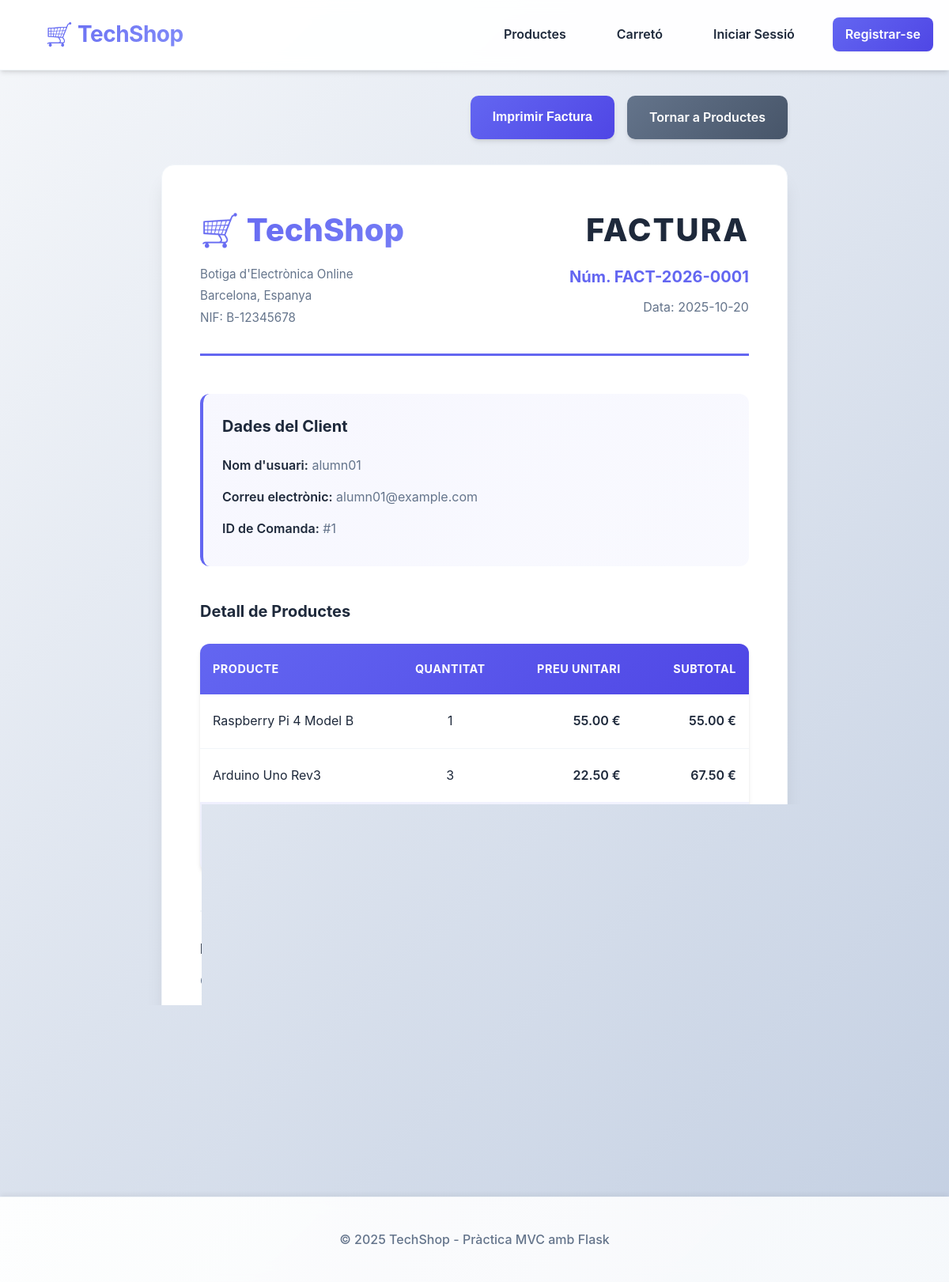
The app's page /invoice/1 with its own data.
### tables this page shows
CREATE TABLE "Order" (
    id INTEGER PRIMARY KEY AUTOINCREMENT,
    total DECIMAL(10,2) NOT NULL CHECK(total >= 0),
    created_at DATETIME NOT NULL DEFAULT (datetime('now')),
    user_id INTEGER NOT NULL,
    FOREIGN KEY(user_id) REFERENCES UserAccount(id) ON DELETE CASCADE
);

CREATE TABLE UserAccount (
    id INTEGER PRIMARY KEY AUTOINCREMENT,
    username VARCHAR(20) NOT NULL UNIQUE CHECK(length(username) BETWEEN 4 AND 20),
    password_hash VARCHAR(60) NOT NULL,
    email VARCHAR(100) NOT NULL UNIQUE,
    created_at DATETIME NOT NULL DEFAULT (datetime('now'))
);

CREATE TABLE Product (
    id INTEGER PRIMARY KEY AUTOINCREMENT,
    name VARCHAR(100) NOT NULL,
    price DECIMAL(10,2) NOT NULL CHECK(price >= 0),
    stock INTEGER NOT NULL CHECK(stock >= 0)
);

### app.py (the view)
@app.route('/invoice/<int:order_id>')
def invoice(order_id):
    invoice_data = invoice_controller.get_invoice_data(order_id, DB_PATH)
    if invoice_data is None:
        flash('La comanda no existeix', 'error')
        return redirect(url_for('index'))
    if session.get('user_id') and invoice_data['user']:
        if session.get('user_id') != invoice_data['user'].id:
            flash('No tens permís per veure aquesta factura', 'error')
            return redirect(url_for('index'))
    invoice_number = invoice_controller.format_invoice_number(order_id)
    current_year = datetime.now().year
    return render_template('invoice.html',
                         invoice_data=invoice_data,
                         invoice_number=invoice_number,
                         current_year=current_year)

### controllers/invoice_controller.py (called while the page is built)
def format_invoice_number(order_id: int) -> str:
    from datetime import datetime
    year = datetime.now().year
    return f"FACT-{year}-{order_id:04d}"

### models.py (called while the page is built)
    @staticmethod
    def get_by_id(product_id: int, db_path: Path) -> Optional['Product']:
        with sqlite3.connect(db_path) as conn:
            conn.row_factory = sqlite3.Row
            cur = conn.cursor()
            cur.execute("SELECT * FROM Product WHERE id = ?", (product_id,))
            row = cur.fetchone()
            if row:
                return Product(**dict(row))
            return None

    @staticmethod
    def get_by_id(order_id: int, db_path: Path) -> Optional['Order']:
        with sqlite3.connect(db_path) as conn:
            conn.row_factory = sqlite3.Row
            cur = conn.cursor()
            cur.execute("SELECT * FROM \"Order\" WHERE id = ?", (order_id,))
            row = cur.fetchone()
            if row:
                return Order(**dict(row))
            return None

    @staticmethod
    def get_by_order_id(order_id: int, db_path: Path) -> List['OrderItem']:
        with sqlite3.connect(db_path) as conn:
            conn.row_factory = sqlite3.Row
            cur = conn.cursor()
            cur.execute("SELECT * FROM OrderItem WHERE order_id = ?", (order_id,))
            rows = cur.fetchall()
            return [OrderItem(**dict(row)) for row in rows]

### templates/invoice.html (shortened to what this page needs)
{% extends "base.html" %}
{% block content %}
<div class="invoice-container">
    <div class="invoice-header">
        <div class="invoice-actions">
            <button onclick="window.print()" class="btn btn-primary">Imprimir Factura</button>
            <a href="{{ url_for('index') }}" class="btn btn-secondary">Tornar a Productes</a>
        </div>
    </div>
    <div class="invoice-document">
        <div class="invoice-top">
            <div class="invoice-company">
                <h1 class="company-name">🛒 TechShop</h1>
                <p class="company-info">
                    Botiga d'Electrònica Online<br>
                    Barcelona, Espanya<br>
                    NIF: B-12345678
                </p>
            </div>
            <div class="invoice-title">
                <h2>FACTURA</h2>
                <p class="invoice-number">Núm. {{ invoice_number }}</p>
                <p class="invoice-date">Data: {{ invoice_data.order.created_at.split()[0] if ' ' in invoice_data.order.created_at else invoice_data.order.created_at[:10] }}</p>
            </div>
        </div>
        <div class="invoice-client">
            <h3>Dades del Client</h3>
            <div class="client-info">
                {% if invoice_data.user %}
                <p><strong>Nom d'usuari:</strong> {{ invoice_data.user.username }}</p>
                <p><strong>Correu electrònic:</strong> {{ invoice_data.user.email }}</p>
                {% else %}
                <p><strong>Client:</strong> Usuari no identificat</p>
                {% endif %}
                <p><strong>ID de Comanda:</strong> #{{ invoice_data.order_id }}</p>
            </div>
        </div>
        <div class="invoice-items">
            <h3>Detall de Productes</h3>
            <table class="invoice-table">
                <thead>
                    <tr>
                        <th>Producte</th>
                        <th class="text-center">Quantitat</th>
                        <th class="text-right">Preu Unitari</th>
                        <th class="text-right">Subtotal</th>
                    </tr>
                </thead>
                <tbody>
                    {% for item in invoice_data.invoice_items %}
                    <tr>
                        <td>{{ item.product.name }}</td>
                        <td class="text-center">{{ item.quantity }}</td>
                        <td class="text-right">{{ "%.2f"|format(item.unit_price) }} €</td>
                        <td class="text-right">{{ "%.2f"|format(item.subtotal) }} €</td>
                    </tr>
                    {% endfor %}
                </tbody>
                <tfoot>
                    <tr class="invoice-total">
                        <td colspan="3" class="text-right"><strong>TOTAL:</strong></td>
                        <td class="text-right total-amount"><strong>{{ "%.2f"|format(invoice_data.total) }} €</strong></td>
                    </tr>
                </tfoot>
            </table>
        </div>
        <div class="invoice-footer">
            <div class="invoice-notes">
                <h4>Notes</h4>
                <p>Gràcies per la teva compra! Aquesta factura serveix com a comprovant de la teva comanda.</p>
                <p>Per a qualsevol consulta, contacta amb nosaltres a través del teu compte.</p>
            </div>
            <div class="invoice-legal">
                <p><small>TechShop - Tots els drets reservats © {{ current_year }}</small></p>
            </div>
        </div>
    </div>
</div>
{% endblock %}

### templates/base.html (shortened to what this page needs)
<!DOCTYPE html>
<html lang="ca">
<head>
    <link rel="stylesheet" href="{{ url_for('static', filename='css/style.css') }}">
</head>
<body>
    <nav class="navbar">
        <div class="container">
            <h1 class="logo">🛒 TechShop</h1>
            <div class="nav-links">
                <a href="{{ url_for('index') }}">Productes</a>
                <a href="{{ url_for('cart') }}">Carretó</a>
                {% if session.get('user_id') %}
                    <span class="user-greeting">Hola, {{ session.get('username', 'Usuari') }}!</span>
                    <a href="{{ url_for('logout') }}" class="btn-logout">Tancar Sessió</a>
                {% else %}
                    <a href="{{ url_for('login') }}">Iniciar Sessió</a>
                    <a href="{{ url_for('register') }}" class="btn-register">Registrar-se</a>
                {% endif %}
            </div>
        </div>
    </nav>
    <div class="container">
        {% block content %}{% endblock %}
    </div>
    <footer class="footer">
        <div class="container">
            <p>&copy; 2025 TechShop - Pràctica MVC amb Flask</p>
        </div>
    </footer>
</body>
</html>

### records on screen
Order: order.created_at "2025-10-20"
UserAccount: user.username "alumn01", user.email "alumn01@example.com"
Product: product.name "Raspberry Pi 4 Model B", quantity "1", unit_price "55.00", subtotal "55.00"
Product: product.name "Arduino Uno Rev3", quantity "3", unit_price "22.50", subtotal "67.50"

### other values on screen
{{ invoice_number }} "FACT-2026-0001"
{{ invoice_data.order_id }} "1"
